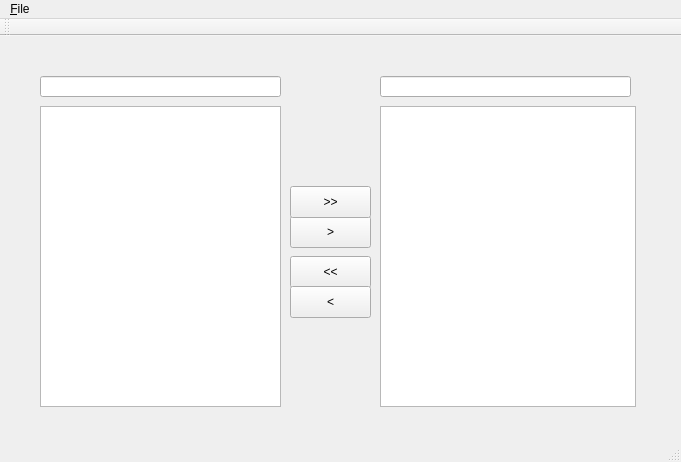
<?xml version="1.0" encoding="UTF-8"?>
<ui version="4.0">
 <class>MainWindow</class>
 <widget class="QMainWindow" name="MainWindow">
  <property name="geometry">
   <rect>
    <x>0</x>
    <y>0</y>
    <width>681</width>
    <height>462</height>
   </rect>
  </property>
  <property name="windowTitle">
   <string>MainWindow</string>
  </property>
  <widget class="QWidget" name="centralWidget">
   <widget class="QListView" name="listView">
    <property name="geometry">
     <rect>
      <x>40</x>
      <y>70</y>
      <width>241</width>
      <height>301</height>
     </rect>
    </property>
   </widget>
   <widget class="QLineEdit" name="lineEdit">
    <property name="geometry">
     <rect>
      <x>40</x>
      <y>40</y>
      <width>241</width>
      <height>21</height>
     </rect>
    </property>
   </widget>
   <widget class="QPushButton" name="pushButton">
    <property name="geometry">
     <rect>
      <x>290</x>
      <y>180</y>
      <width>81</width>
      <height>32</height>
     </rect>
    </property>
    <property name="text">
     <string>&gt;</string>
    </property>
   </widget>
   <widget class="QPushButton" name="pushButton_2">
    <property name="geometry">
     <rect>
      <x>290</x>
      <y>150</y>
      <width>81</width>
      <height>32</height>
     </rect>
    </property>
    <property name="text">
     <string>&gt;&gt;</string>
    </property>
   </widget>
   <widget class="QListView" name="listView_2">
    <property name="geometry">
     <rect>
      <x>380</x>
      <y>70</y>
      <width>256</width>
      <height>301</height>
     </rect>
    </property>
   </widget>
   <widget class="QLineEdit" name="lineEdit_2">
    <property name="geometry">
     <rect>
      <x>380</x>
      <y>40</y>
      <width>251</width>
      <height>21</height>
     </rect>
    </property>
   </widget>
   <widget class="QPushButton" name="pushButton_3">
    <property name="geometry">
     <rect>
      <x>290</x>
      <y>220</y>
      <width>81</width>
      <height>32</height>
     </rect>
    </property>
    <property name="text">
     <string>&lt;&lt;</string>
    </property>
   </widget>
   <widget class="QPushButton" name="pushButton_4">
    <property name="geometry">
     <rect>
      <x>290</x>
      <y>250</y>
      <width>81</width>
      <height>32</height>
     </rect>
    </property>
    <property name="text">
     <string>&lt;</string>
    </property>
   </widget>
  </widget>
  <widget class="QMenuBar" name="menuBar">
   <property name="geometry">
    <rect>
     <x>0</x>
     <y>0</y>
     <width>681</width>
     <height>22</height>
    </rect>
   </property>
   <widget class="QMenu" name="menu_File">
    <property name="title">
     <string>&amp;File</string>
    </property>
    <addaction name="actionStart_Terminal"/>
    <addaction name="actionOpen_With_Notepad"/>
   </widget>
   <addaction name="menu_File"/>
  </widget>
  <widget class="QToolBar" name="mainToolBar">
   <attribute name="toolBarArea">
    <enum>TopToolBarArea</enum>
   </attribute>
   <attribute name="toolBarBreak">
    <bool>false</bool>
   </attribute>
  </widget>
  <widget class="QStatusBar" name="statusBar"/>
  <action name="actionStart_Terminal">
   <property name="text">
    <string>Start Terminal</string>
   </property>
  </action>
  <action name="actionOpen_With_Notepad">
   <property name="text">
    <string>Open With Notepad</string>
   </property>
  </action>
 </widget>
 <layoutdefault spacing="6" margin="11"/>
 <resources/>
 <connections/>
</ui>
